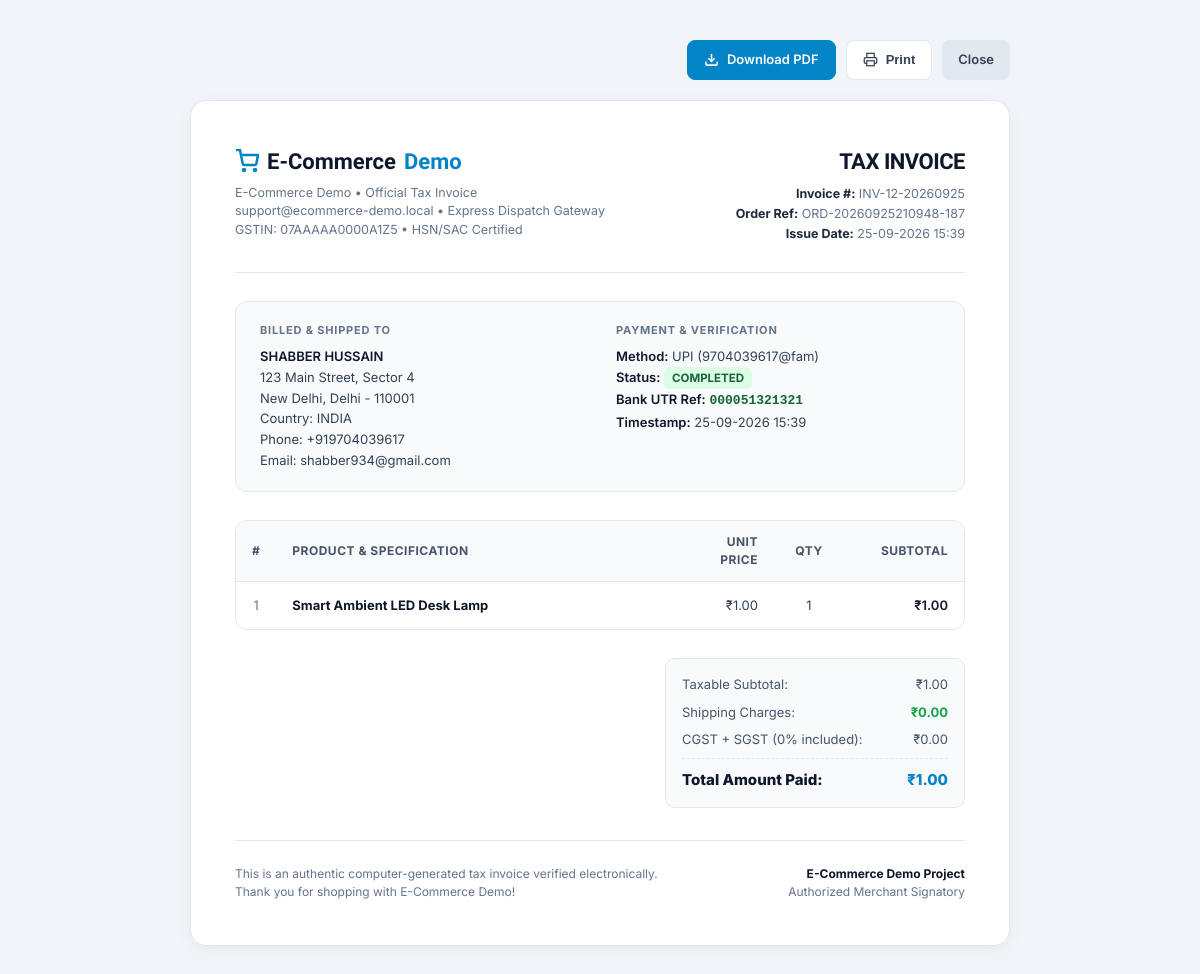
/order/12/invoice (signed in), run on the app's committed database.
### tables this page shows
CREATE TABLE orders (
    order_id INTEGER PRIMARY KEY AUTOINCREMENT,
    order_number TEXT NOT NULL UNIQUE,
    customer_id INTEGER NOT NULL,
    address_id INTEGER NOT NULL,
    order_date TIMESTAMP DEFAULT CURRENT_TIMESTAMP,
    order_status TEXT NOT NULL DEFAULT 'pending',
    total_amount REAL NOT NULL,
    created_at TIMESTAMP DEFAULT CURRENT_TIMESTAMP,
    updated_at TIMESTAMP DEFAULT CURRENT_TIMESTAMP,
    FOREIGN KEY (customer_id) REFERENCES customers(customer_id) ON DELETE RESTRICT,
    FOREIGN KEY (address_id) REFERENCES address(address_id) ON DELETE RESTRICT
);

CREATE TABLE customers (
    customer_id INTEGER PRIMARY KEY AUTOINCREMENT, 
    first_name TEXT NOT NULL,
    last_name TEXT NOT NULL,
    e_mail TEXT NOT NULL UNIQUE,
    password_hash TEXT NOT NULL,
    role TEXT NOT NULL DEFAULT 'user',
    phone_number TEXT NOT NULL DEFAULT '',
    profile_image TEXT NULL,
    status TEXT DEFAULT 'active',
    created_at TIMESTAMP DEFAULT CURRENT_TIMESTAMP,
    updated_at TIMESTAMP DEFAULT CURRENT_TIMESTAMP
);

CREATE TABLE address (
    address_id INTEGER PRIMARY KEY AUTOINCREMENT,
    customer_id INTEGER NOT NULL,
    address_line TEXT NOT NULL,
    city TEXT NOT NULL,
    state TEXT NOT NULL,
    pincode TEXT NOT NULL,
    country TEXT NOT NULL DEFAULT 'INDIA',
    phone_number TEXT NULL,
    is_default BOOLEAN DEFAULT 0,
    created_at TIMESTAMP DEFAULT CURRENT_TIMESTAMP,
    FOREIGN KEY (customer_id) REFERENCES customers(customer_id) ON DELETE CASCADE
);

CREATE TABLE payments (
    payment_id INTEGER PRIMARY KEY AUTOINCREMENT,
    order_id INTEGER NOT NULL,
    payment_method TEXT NOT NULL,
    payment_status TEXT NOT NULL DEFAULT 'pending',
    amount_paid REAL NOT NULL,
    payment_date TIMESTAMP DEFAULT CURRENT_TIMESTAMP,
    transaction_id TEXT NOT NULL UNIQUE,
    FOREIGN KEY (order_id) REFERENCES orders(order_id) ON DELETE CASCADE
);

CREATE TABLE order_items (
    order_item_id INTEGER PRIMARY KEY AUTOINCREMENT,
    order_id INTEGER NOT NULL,
    product_id INTEGER NOT NULL,
    quantity INTEGER NOT NULL DEFAULT 1,
    price REAL NOT NULL,
    FOREIGN KEY (order_id) REFERENCES orders(order_id) ON DELETE CASCADE,
    FOREIGN KEY (product_id) REFERENCES products(product_id) ON DELETE RESTRICT
);

CREATE TABLE products (
    product_id INTEGER PRIMARY KEY AUTOINCREMENT,
    category_id INTEGER NOT NULL,
    product_name TEXT NOT NULL UNIQUE,
    description TEXT NULL,
    price REAL NOT NULL,
    image_url TEXT NULL,
    is_active BOOLEAN DEFAULT 1,
    created_at TIMESTAMP DEFAULT CURRENT_TIMESTAMP,
    updated_at TIMESTAMP DEFAULT CURRENT_TIMESTAMP,
    FOREIGN KEY (category_id) REFERENCES categories(category_id) ON DELETE RESTRICT
);

### app.py (the view)
@app.route('/order/<int:order_id>/invoice')
@login_required
def order_invoice(order_id):
    customer_id = session.get('user_id')
    user_role = session.get('user_role')
    conn = db_connection()
    if not conn:
        flash('Database error.', 'danger')
        return redirect(url_for('index'))
    try:
        cursor = conn.cursor(dictionary=True)
        cursor.execute("SELECT * FROM orders WHERE order_id = %s", (order_id,))
        order = cursor.fetchone()
        if not order or (order['customer_id'] != customer_id and user_role != 'admin'):
            cursor.close()
            conn.close()
            flash('Invoice not found or unauthorized access.', 'danger')
            return redirect(url_for('index'))
        cursor.execute("SELECT * FROM customers WHERE customer_id = %s", (order['customer_id'],))
        customer = cursor.fetchone()
        cursor.execute("SELECT * FROM address WHERE address_id = %s", (order['address_id'],))
        address = cursor.fetchone()
        cursor.execute("SELECT * FROM payments WHERE order_id = %s LIMIT 1", (order_id,))
        payment = cursor.fetchone()
        cursor.execute("""
            SELECT oi.*, p.product_name
            FROM order_items oi
            JOIN products p ON oi.product_id = p.product_id
            WHERE oi.order_id = %s
        """, (order_id,))
        items = cursor.fetchall()
        cursor.close()
        conn.close()
        return render_template(
            'website/invoice.html',
            order=order,
            customer=customer,
            address=address,
            payment=payment,
            items=items
        )
    except Exception as err:
        flash(f'Error loading invoice: {err}', 'danger')
        if conn:
            conn.close()
        return redirect(url_for('index'))

### templates/website/invoice.html (shortened to what this page needs)
<!DOCTYPE html>
<html lang="en">
<head>
</head>
<body>
<div class="invoice-wrapper">
    {% if not is_pdf %}
    <div class="action-bar no-print">
        <a href="{{ url_for('download_invoice', order_id=order.order_id) }}" class="action-btn btn-dl">
            <svg width="15" height="15" viewBox="0 0 24 24" fill="none" stroke="currentColor" stroke-width="2.5"><path d="M21 15v4a2 2 0 0 1-2 2H5a2 2 0 0 1-2-2v-4"></path><polyline points="7 10 12 15 17 10"></polyline><line x1="12" y1="15" x2="12" y2="3"></line></svg>
            Download PDF
        </a>
        <button onclick="window.print()" class="action-btn btn-print">
            <svg width="15" height="15" viewBox="0 0 24 24" fill="none" stroke="currentColor" stroke-width="2"><polyline points="6 9 6 2 18 2 18 9"></polyline><path d="M6 18H4a2 2 0 0 1-2-2v-5a2 2 0 0 1 2-2h16a2 2 0 0 1 2 2v5a2 2 0 0 1-2 2h-2"></path><rect x="6" y="14" width="12" height="8"></rect></svg>
            Print
        </button>
        <a href="{{ url_for('customer_orders') }}" class="action-btn btn-close">Close</a>
    </div>
    {% endif %}
    <div class="invoice-card">
        <div class="header-grid">
            <div>
                <div class="brand-logo">
                    <svg width="24" height="24" viewBox="0 0 24 24" fill="none" stroke="currentColor" stroke-width="2.5" style="color: var(--primary);"><circle cx="9" cy="21" r="1"></circle><circle cx="20" cy="21" r="1"></circle><path d="M1 1h4l2.68 13.39a2 2 0 0 0 2 1.61h9.72a2 2 0 0 0 2-1.61L23 6H6"></path></svg>
                    E-Commerce <span>Demo</span>
                </div>
                <div class="company-meta">
                    E-Commerce Demo &bull; Official Tax Invoice<br>
                    support@ecommerce-demo.local &bull; Express Dispatch Gateway<br>
                    GSTIN: 07AAAAA0000A1Z5 &bull; HSN/SAC Certified
                </div>
            </div>
            <div class="invoice-title">
                <h1>TAX INVOICE</h1>
                <div class="meta-tag">
                    <strong>Invoice #:</strong> INV-{{ order.order_id }}-{{ order.order_date.strftime('%Y%m%d') if order.order_date else '2026' }}<br>
                    <strong>Order Ref:</strong> {{ order.order_number }}<br>
                    <strong>Issue Date:</strong> {{ order.order_date.strftime('%d-%m-%Y %H:%M') if order.order_date else '' }}
                </div>
            </div>
        </div>
        <div class="details-grid">
            <div>
                <div class="section-title">Billed &amp; Shipped To</div>
                <div class="details-content">
                    <strong>{{ customer.first_name }} {{ customer.last_name }}</strong><br>
                    {{ address.address_line }}<br>
                    {{ address.city }}, {{ address.state }} - {{ address.pincode }}<br>
                    Country: {{ address.country or 'India' }}<br>
                    Phone: {{ address.phone_number or customer.phone_number }}<br>
                    Email: {{ customer.e_mail }}
                </div>
            </div>
            <div>
                <div class="section-title">Payment &amp; Verification</div>
                <div class="details-content">
                    <strong>Method:</strong> {{ payment.payment_method if payment else 'Online Payment' }}<br>
                    <strong>Status:</strong> <span class="status-pill">{{ (payment.payment_status if payment else 'Completed')|upper }}</span><br>
                    {% if payment and 'UPI-UTR-' in payment.transaction_id %}
                        <strong>Bank UTR Ref:</strong> <span style="font-family: monospace; font-weight: 700; color: #166534;">{{ payment.transaction_id.replace('UPI-UTR-', '') }}</span><br>
                    {% else %}
                        <strong>Transaction ID:</strong> <span style="font-family: monospace;">{{ payment.transaction_id if payment else 'N/A' }}</span><br>
                    {% endif %}
                    <strong>Timestamp:</strong> {{ payment.payment_date.strftime('%d-%m-%Y %H:%M') if payment and payment.payment_date else '' }}
                </div>
            </div>
        </div>
        <div class="items-table-wrapper">
            <table class="items-table">
                <thead>
                    <tr>
                        <th style="width: 40px; text-align: center;">#</th>
                        <th>Product &amp; Specification</th>
                        <th style="width: 100px; text-align: right;">Unit Price</th>
                        <th style="width: 70px; text-align: center;">Qty</th>
                        <th style="width: 120px; text-align: right;">Subtotal</th>
                    </tr>
                </thead>
                <tbody>
                    {% for item in items %}
                        <tr>
                            <td style="text-align: center; color: var(--slate-500);">{{ loop.index }}</td>
                            <td>
                                <strong style="color: var(--slate-900);">{{ item.product_name }}</strong>
                            </td>
                            <td style="text-align: right;">₹{{ "%.2f"|format(item.price) }}</td>
                            <td style="text-align: center;">{{ item.quantity }}</td>
                            <td style="text-align: right; font-weight: 600; color: var(--slate-900);">₹{{ "%.2f"|format(item.price * item.quantity) }}</td>
                        </tr>
                    {% endfor %}
                </tbody>
            </table>
        </div>
        <div class="total-summary-box">
            <div class="summary-card">
                <div class="summary-row">
                    <span>Taxable Subtotal:</span>
                    <span>₹{{ "%.2f"|format(order.total_amount) }}</span>
                </div>
                <div class="summary-row">
                    <span>Shipping Charges:</span>
                    <span style="color: #16a34a; font-weight: 700;">₹0.00</span>
                </div>
                <div class="summary-row">
                    <span>CGST + SGST (0% included):</span>
                    <span>₹0.00</span>
                </div>
                <div class="summary-row final">
                    <span>Total Amount Paid:</span>
                    <span style="color: var(--primary);">₹{{ "%.2f"|format(order.total_amount) }}</span>
                </div>
            </div>
        </div>
        <div class="footer-notes">
            <div>
                <p>This is an authentic computer-generated tax invoice verified electronically.</p>
                <p>Thank you for shopping with E-Commerce Demo!</p>
            </div>
            <div style="text-align: right;">
                <strong style="color: var(--slate-900);">E-Commerce Demo Project</strong><br>
                <span>Authorized Merchant Signatory</span>
            </div>
        </div>
    </div>
</div>
</body>
</html>

### data on the page
orders: order_id "12", order_number "ORD-20260925210948-187", total_amount "1.00"
customers: first_name "SHABBER", last_name "HUSSAIN", phone_number "+919704039617", e_mail "shabber934@gmail.com"
address: address_line "123 Main Street, Sector 4", city "New Delhi", state "Delhi", pincode "110001", country "INDIA"
payments: payment_method "UPI (9704039617@fam)", payment_status "COMPLETED"
order_items: product_name "Smart Ambient LED Desk Lamp", price "1.00", quantity "1", item.price*item.quantity "1.00"

### other printed values
{{ order.order_date.strftime('%Y%m%d') if order.order_date else '2026' }} "20260925"
{{ payment.transaction_id.replace('UPI-UTR-', '') }} "000051321321"
